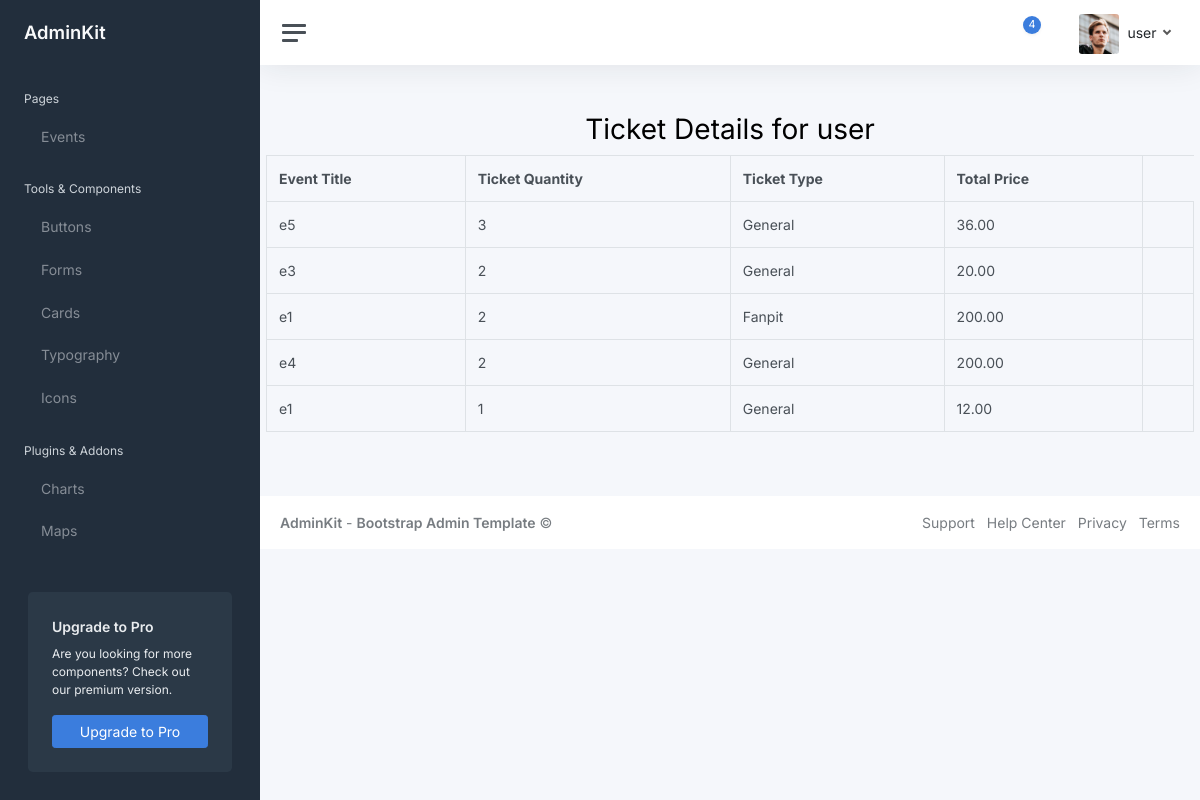
Page /ticket_details/9/ on the earlier database version.
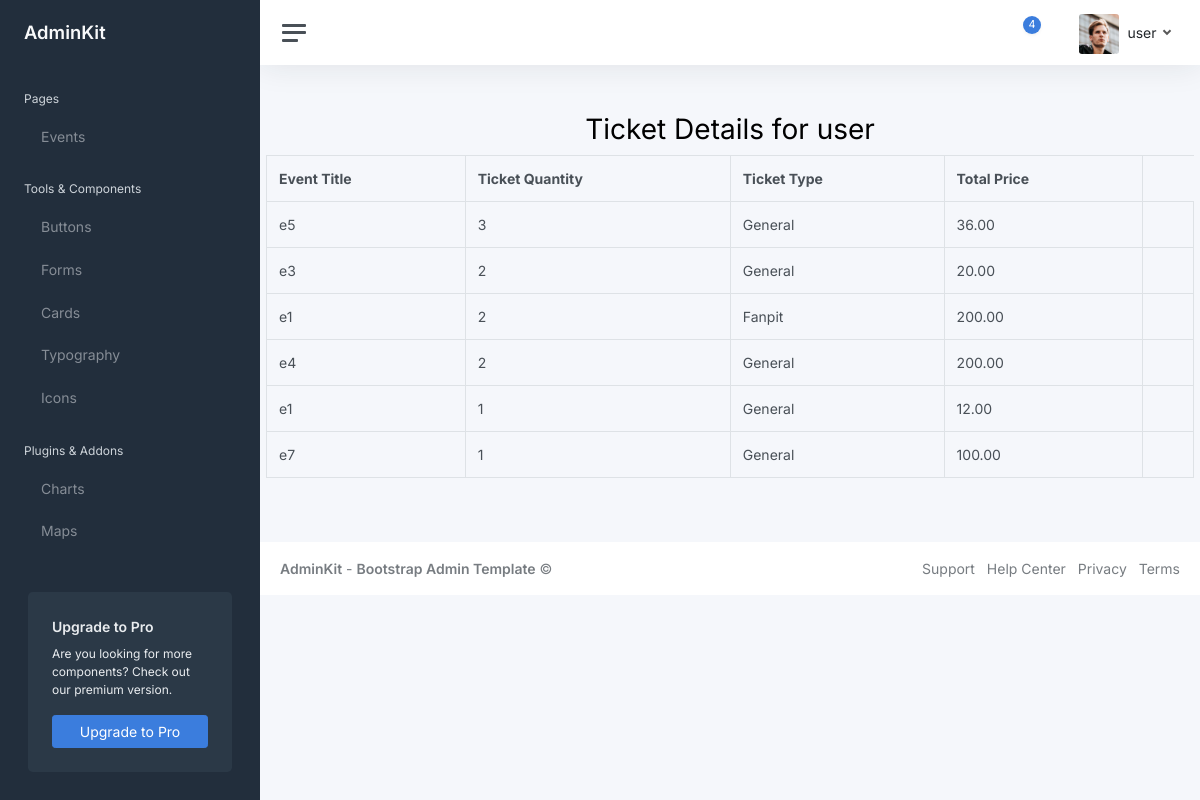
Same page on the later database version.
### ticket_app/models.py (models this page shows, shortened)
class Ticket (models.Model):
    ticket_uuid= models.UUIDField(default=uuid.uuid4)
    event_details = models.ForeignKey(Event, on_delete= models.CASCADE)
    user_details = models.ForeignKey (User, on_delete=models.CASCADE)
    total_price = models.DecimalField(max_digits=8, decimal_places=2)
    ticket_quantity = models.IntegerField()
    ticket_purchase_date = models.DateTimeField(default=datetime.now)
    General = 'General'
    Fanpit = 'Fanpit'
    VIP = 'VIP'
    Ticket_CHOICES = [
        (General, 'General'),
        (Fanpit, 'Fanpit'),
        (VIP, 'Vip'),
    ]
    status = models.CharField(max_length=7, choices=Ticket_CHOICES, default=General)

class Event (models.Model):
    event_title = models.CharField(max_length= 200, unique=True)
    event_description = models.TextField('Description of event: ')
    event_date = models.DateField()
    event_time = models.TimeField ()
    event_address = models.TextField()
    event_capacity = models.IntegerField()
    event_price = models.DecimalField(max_digits=8, decimal_places=2)
    event_uuid= models.UUIDField(default=uuid.uuid4)

### ticket_app/views.py (the view)
# urls.py: path('ticket_details/<int:user_id>/', views.ticket_details, name='ticket_details'),
def ticket_details(request, user_id):
    user = get_object_or_404 (User, id=user_id)
    tickets = Ticket.objects.filter(user_details=user)
    return render (request, 'ticket_details.html', {'user': user, 'tickets': tickets})

### ticket_app/context_processors.py (called while the page is built)
def admin_context(request):
    if request.user.is_authenticated:
        user_groups = request.user.groups.values_list('name', flat=True)
        is_admin = 'Admin' in user_groups
        is_user = 'User' in user_groups
    else:
        is_admin = False
        is_user = False
    return {
        'is_admin': is_admin,
        'is_user' : is_user,
    }

### templates/ticket_details.html
{% extends "base.html" %}
{% block Mainblock %}
<div class="container py-5">
    <h1 class="text-center">Ticket Details for {{ user.username }} </h1>
    {% if tickets %}
    <table class="table table-bordered">
        <thead>
            <tr>
                <th>Event Title</th>
                <th>Ticket Quantity</th>
                <th>Ticket Type</th>
                <th>Total Price</th>
            </tr>
        </thead>
        <tbody>
            {% for ticket in tickets %}
            <tr>
                <td>{{ ticket.event_details.event_title }}</td>
                <td>{{ ticket.ticket_quantity }}</td>
                <td>{{ ticket.status }}</td>
                <td>{{ ticket.total_price }}</td>
                <td>{{ ticket.purchase_date }}</td>
            </tr>
            {% endfor %}
        </tbody>
    </table>
    {% else %}
    <p>No tickets found for this user and event.</p>
    {% endif %}
</div>
{% endblock %}

Differences in the rows shown:
added Ticket: event_details.event_title "e7", ticket_quantity "1", status "General", total_price "100.00"
